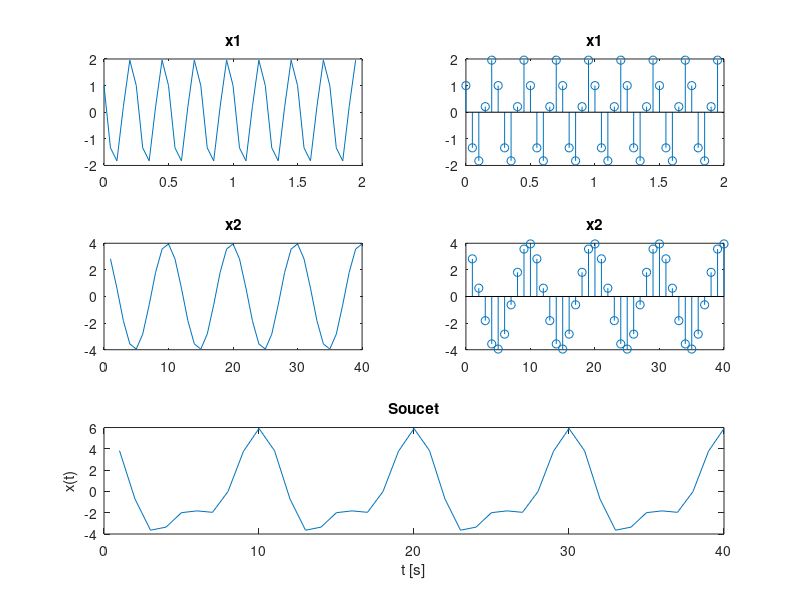

Recreate this plot in MATLAB.
clear all; clc; close all;


Fs = 20;
T = 2;
Ts = 1/Fs;
t = 0:Ts:T-Ts;

f1 = 4;
f2 = 2;

A1 = 2;
A2 = 4;

fi1 = pi/3;
fi2 = pi/4;
M = 0;

x1 = A1 * cos(2 * pi * f1 * t + fi1) + M;
x2 = A2 * cos(2 * pi * f2 * t + fi2) + M;
xSoucet = x1+x2;

subplot(3,2,1); %[1 3] pro sloupec
plot(t, x1);
title("x1");
subplot(3,2,2);
stem(t, x1);
title("x1");
subplot(3,2,3);
plot(x2);
title("x2")
subplot(3,2,4);
stem(x2);
title("x2");
subplot(3,1,3);
plot(xSoucet)
title("Soucet");
xlabel("t [s]")
ylabel("x(t)")